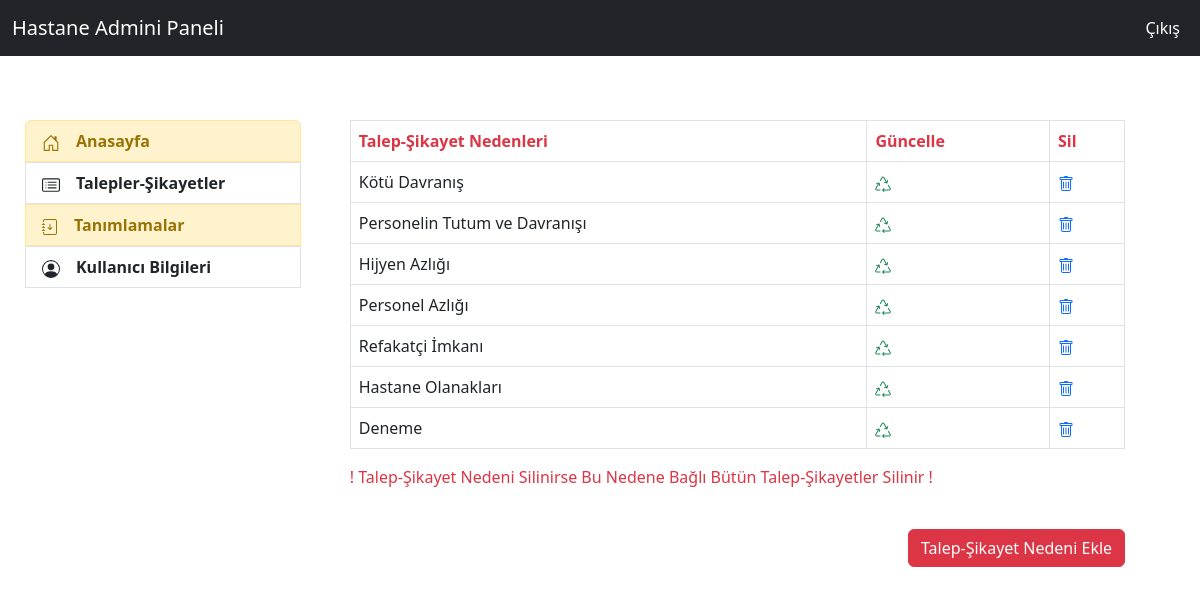
/feedbacks/feedback_reason (signed in), run on the app's committed database.
### feedback/models.py (models this page shows)
class FeedbackReason(models.Model):
    idcompany= models.ForeignKey(Company,on_delete=models.CASCADE,verbose_name="f_reason_company")
    name = models.CharField(max_length=35,verbose_name="Talep-Şikayet Nedeni Adı")
    status = models.CharField(max_length=6,verbose_name="Durum",choices=status_choices)
    def __str__(self):
        return self.name

### feedback/views.py (the view)
# urls.py: path('feedback_reason',views.feedback_reason,name="feedback_reason"),
@login_required(login_url="user:login")
def feedback_reason(request):
    k_user = request.user
    d_user = UserAddProfile.objects.filter(user=k_user).first()
    company_id = d_user.user_company
    reason_all = FeedbackReason.objects.filter(idcompany=company_id)
    form_reason = FeedbackReasonForm(request.POST or None)
    context={
        "reason_all":reason_all,
        "form_reason":form_reason,
    }
    if form_reason.is_valid():
        f_reason = form_reason.save(commit=False)
        f_reason.idcompany = company_id
        f_reason.save()
        messages.success(request,"Talep-Şikayet Nedeni Oluşturuldu.")
        return render(request,"admin/feedback_reason.html",context)
    return render(request,"admin/feedback_reason.html",context)

### templates/admin/feedback_reason.html (shortened to what this page needs)
{% extends "admin/layout.html" %}
{% block content %}
{% load crispy_forms_tags %}
        {% if reason_all  %}
            <table class="table table-bordered">
            <thead>
                <tr>
                    <th scope="col" class="text-danger">Talep-Şikayet Nedenleri</th>
                    <th scope="col" class="text-danger">Güncelle</th>
                    <th scope="col" class="text-danger">Sil</th>
                </tr>
            </thead>
            <tbody>
                {% for reason in reason_all %}
                        <tr>
                            <td>{{reason}}</td>
                            <td><a class="text-success" href="{% url 'feedback:feedback_reason_update' reason.id %}">
                            </a></td>
                            <td><a href="{% url 'feedback:feedback_reason_delete' reason.id %}">
                            </a></td>
                        </tr>
                {% endfor %}
            </tbody>
            </table>
            <p class="text-danger">! Talep-Şikayet Nedeni Silinirse Bu Nedene Bağlı Bütün Talep-Şikayetler Silinir !</p>
            <br>
            <div class="d-flex justify-content-end ">
                <div class="col-example">
                    <button class="btn btn-danger" type="button" data-bs-toggle="collapse" data-bs-target="#collapseExampleTypeAdd" aria-expanded="false" aria-controls="collapseExample">
                    Talep-Şikayet Nedeni Ekle</button>
                </div>
            </div><br><br><br>
            <br>
     {% endif %}
{% endblock  %}

### data on the page
FeedbackReason: name "Kötü Davranış"
FeedbackReason: name "Personelin Tutum ve Davranışı"
FeedbackReason: name "Hijyen Azlığı"
FeedbackReason: name "Personel Azlığı"
FeedbackReason: name "Refakatçi İmkanı"
FeedbackReason: name "Hastane Olanakları"
FeedbackReason: name "Deneme"
